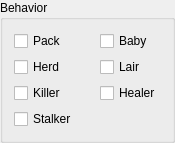
  <widget class="QGroupBox" name="groupBox_3">
   <property name="geometry">
    <rect>
     <x>170</x>
     <y>490</y>
     <width>171</width>
     <height>119</height>
    </rect>
   </property>
   <property name="title">
    <string>Behavior</string>
   </property>
   <layout class="QFormLayout" name="formLayout_3">
    <item row="0" column="0">
     <widget class="QCheckBox" name="pack">
      <property name="sizePolicy">
       <sizepolicy hsizetype="Minimum" vsizetype="Fixed">
        <horstretch>0</horstretch>
        <verstretch>0</verstretch>
       </sizepolicy>
      </property>
      <property name="minimumSize">
       <size>
        <width>80</width>
        <height>0</height>
       </size>
      </property>
      <property name="text">
       <string>Pack</string>
      </property>
     </widget>
    </item>
    <item row="0" column="1">
     <widget class="QCheckBox" name="baby">
      <property name="text">
       <string>Baby</string>
      </property>
     </widget>
    </item>
    <item row="1" column="0">
     <widget class="QCheckBox" name="herd">
      <property name="sizePolicy">
       <sizepolicy hsizetype="Minimum" vsizetype="Fixed">
        <horstretch>0</horstretch>
        <verstretch>0</verstretch>
       </sizepolicy>
      </property>
      <property name="minimumSize">
       <size>
        <width>80</width>
        <height>0</height>
       </size>
      </property>
      <property name="text">
       <string>Herd</string>
      </property>
     </widget>
    </item>
    <item row="1" column="1">
     <widget class="QCheckBox" name="lair">
      <property name="text">
       <string>Lair</string>
      </property>
     </widget>
    </item>
    <item row="2" column="0">
     <widget class="QCheckBox" name="killer">
      <property name="sizePolicy">
       <sizepolicy hsizetype="Minimum" vsizetype="Fixed">
        <horstretch>0</horstretch>
        <verstretch>0</verstretch>
       </sizepolicy>
      </property>
      <property name="minimumSize">
       <size>
        <width>80</width>
        <height>0</height>
       </size>
      </property>
      <property name="text">
       <string>Killer</string>
      </property>
     </widget>
    </item>
    <item row="2" column="1">
     <widget class="QCheckBox" name="checkBox_healer">
      <property name="text">
       <string>Healer</string>
      </property>
     </widget>
    </item>
    <item row="3" column="0">
     <widget class="QCheckBox" name="stalker">
      <property name="sizePolicy">
       <sizepolicy hsizetype="Minimum" vsizetype="Fixed">
        <horstretch>0</horstretch>
        <verstretch>0</verstretch>
       </sizepolicy>
      </property>
      <property name="minimumSize">
       <size>
        <width>80</width>
        <height>0</height>
       </size>
      </property>
      <property name="text">
       <string>Stalker</string>
      </property>
     </widget>
    </item>
   </layout>
  </widget>
